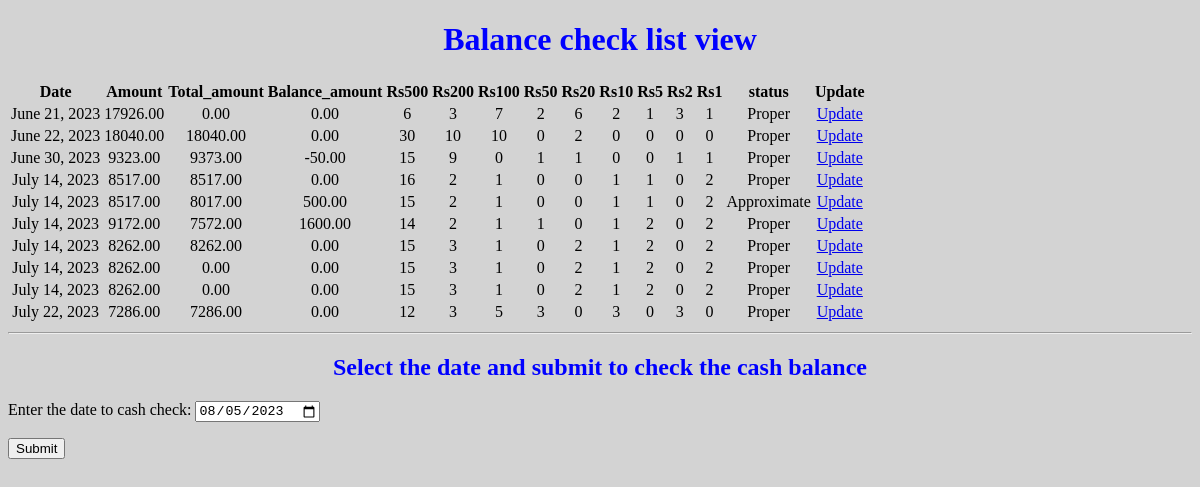
The app's page /balance_view/ with its own data.
### account_entry/models.py (models this page shows)
class balance_sheet(models.Model):
    date = models.DateField()
    amount = models.DecimalField(max_digits=10, decimal_places=2)
    rs500 = models.IntegerField()
    rs200 = models.IntegerField()
    rs100 = models.IntegerField()
    rs50 = models.IntegerField()
    rs20 = models.IntegerField()
    rs10 = models.IntegerField()
    rs5 = models.IntegerField()
    rs2 = models.IntegerField()
    rs1 = models.IntegerField()
    total_amount = models.DecimalField(max_digits=10, decimal_places=2, null=True)
    balance_amount = models.DecimalField(max_digits=10, decimal_places=2, null=True)
    status = models.CharField(max_length=50, blank=True)

### account_entry/views.py (the view)
# urls.py: path('balance_view/', views.balance_view),
def balance_view(request):
    balance_list = balance_sheet.objects.all().values()
    context = {"balance": balance_list}
    return render(request, "cash_balance_view.html", context)

### account_entry/templates/cash_balance_view.html (shortened to what this page needs)
<!DOCTYPE html>
<html>
<head>
{% load static %}
<link rel="stylesheet" href="{% static 'mystyle.css' %}">
</head>
<body>
<h1>Balance check list view</h1>
<table>
<tr>
<th>Date</th>
<th>Amount</th>
<th>Total_amount</th>
<th>Balance_amount</th>
<th>Rs500</th>
<th>Rs200</th>
<th>Rs100</th>
<th>Rs50</th>
<th>Rs20</th>
<th>Rs10</th>
<th>Rs5</th>
<th>Rs2</th>
<th>Rs1</th>
<th>status</th>
<th>Update</th>
</tr>
{% for x in balance %}
<tr>
<td>{{ x.date }}</td>
<td> {{ x.amount }}</td>
<td> {{ x.total_amount }}</td>
<td> {{ x.balance_amount }}</td>
<td> {{ x.rs500 }}</td>
<td> {{ x.rs200 }}</td>
<td> {{ x.rs100 }}</td>
<td> {{ x.rs50 }}</td>
<td> {{ x.rs20 }}</td>
<td> {{ x.rs10 }}</td>
<td> {{ x.rs5 }}</td>
<td> {{ x.rs2 }}</td>
<td> {{ x.rs1 }}</td>
<td> {{ x.status }}</td>
<td><a href="/balanceUpdate/{{ x.id }}/{{ x.date|date:"Y-m-d" }}">Update</a></td>
</tr>
{% endfor %}
</table>
<hr/>
<h2>Select the date and submit to check the cash balance</h2>
<form action="cash_check/" method="post">
<p>Enter the date to cash check: <input type="date" name="filter_date" value="{% now "Y-m-d" %}" placeholder="Select the date here:"></p>
<p><input type="submit" value="Submit"></p>
</form>
</body>
</html>

### account_entry/static/mystyle.css (style rules this page uses)
body { background-color: lightgrey; }
h1, h2 { text-align: center; color: blue; }
p { color: black; }
table { border-width: 2pt; align-self: center; align-content: center; border: black; border: 1pt; }
th, td { text-align: center; vertical-align: middle; }

### records on screen
balance_sheet: date "June 21, 2023", amount "17926.00", total_amount "0.00", balance_amount "0.00", rs500 "6", rs200 "3", rs100 "7", rs50 "2", rs20 "6", rs10 "2", rs5 "1", rs2 "3", rs1 "1", status "Proper"
balance_sheet: date "June 22, 2023", amount "18040.00", total_amount "18040.00", balance_amount "0.00", rs500 "30", rs200 "10", rs100 "10", rs50 "0", rs20 "2", rs10 "0", rs5 "0", rs2 "0", rs1 "0", status "Proper"
balance_sheet: date "June 30, 2023", amount "9323.00", total_amount "9373.00", balance_amount "-50.00", rs500 "15", rs200 "9", rs100 "0", rs50 "1", rs20 "1", rs10 "0", rs5 "0", rs2 "1", rs1 "1", status "Proper"
balance_sheet: date "July 14, 2023", amount "8517.00", total_amount "8517.00", balance_amount "0.00", rs500 "16", rs200 "2", rs100 "1", rs50 "0", rs20 "0", rs10 "1", rs5 "1", rs2 "0", rs1 "2", status "Proper"
balance_sheet: date "July 14, 2023", amount "8517.00", total_amount "8017.00", balance_amount "500.00", rs500 "15", rs200 "2", rs100 "1", rs50 "0", rs20 "0", rs10 "1", rs5 "1", rs2 "0", rs1 "2", status "Approximate"
balance_sheet: date "July 14, 2023", amount "9172.00", total_amount "7572.00", balance_amount "1600.00", rs500 "14", rs200 "2", rs100 "1", rs50 "1", rs20 "0", rs10 "1", rs5 "2", rs2 "0", rs1 "2", status "Proper"
balance_sheet: date "July 14, 2023", amount "8262.00", total_amount "8262.00", balance_amount "0.00", rs500 "15", rs200 "3", rs100 "1", rs50 "0", rs20 "2", rs10 "1", rs5 "2", rs2 "0", rs1 "2", status "Proper"
balance_sheet: date "July 14, 2023", amount "8262.00", total_amount "0.00", balance_amount "0.00", rs500 "15", rs200 "3", rs100 "1", rs50 "0", rs20 "2", rs10 "1", rs5 "2", rs2 "0", rs1 "2", status "Proper"
balance_sheet: date "July 14, 2023", amount "8262.00", total_amount "0.00", balance_amount "0.00", rs500 "15", rs200 "3", rs100 "1", rs50 "0", rs20 "2", rs10 "1", rs5 "2", rs2 "0", rs1 "2", status "Proper"
balance_sheet: date "July 22, 2023", amount "7286.00", total_amount "7286.00", balance_amount "0.00", rs500 "12", rs200 "3", rs100 "5", rs50 "3", rs20 "0", rs10 "3", rs5 "0", rs2 "3", rs1 "0", status "Proper"
